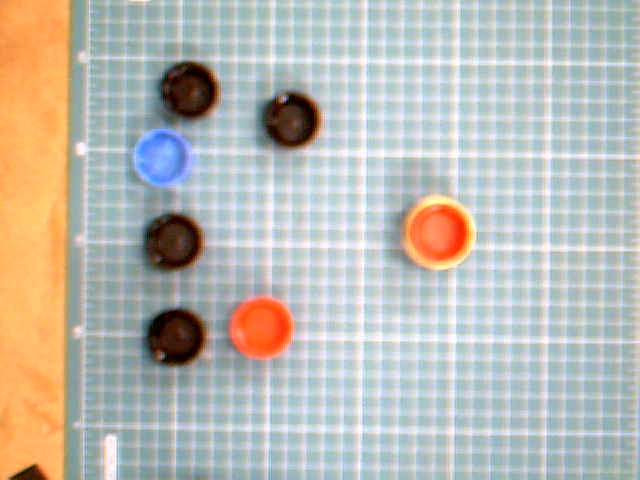
#> input picture Foto (1).jpg, 640 x 480 px, given in place of Foto.jpg, which was not available
$ python tst.py   (older library calls are emulated)
#> lines starting #> are read from the running program, lines starting #| are printed output that depends on the picture; after the words box and inside, x2 and y2 are one past the last pixel; in counts of white or black regions, pixels touching at a corner belong together; pictures that were not available may be replaced by others from this repository, and a replacement may not be noted
import cv2
import numpy as np


def adjust_gamma(image, gamma=0.5): #0.5 original
    # build a lookup table mapping the pixel values [0, 255] to
    # their adjusted gamma values
    inv_gamma = 1.0 / gamma
    table = np.array([((i / 255.0) ** inv_gamma) * 255
                      for i in np.arange(0, 256)]).astype("uint8")

    # apply gamma correction using the lookup table
    return cv2.LUT(image, table)


def capture_frame():
    cap = cv2.VideoCapture(0)

    # Capture frame
    for i in range(0, 5):
        ret, frame = cap.read()

    cv2.imwrite('Foto.jpg', frame)

    # When everything done, release the capture
    cap.release()


def contours_method():
    # definindo as imagens de entrada, cortando a area de interesse e cortando a area restante
    image = cv2.imread('Foto.jpg')
#> image is the input picture: shape (480, 640, 3); mean B, G, R 179.2, 186.4, 187.7
    image = adjust_gamma(image)
    sub_img = image[0:480, 74:640]  # Cortar apenas a area: 250:640, 130:480 ('Foto.png')
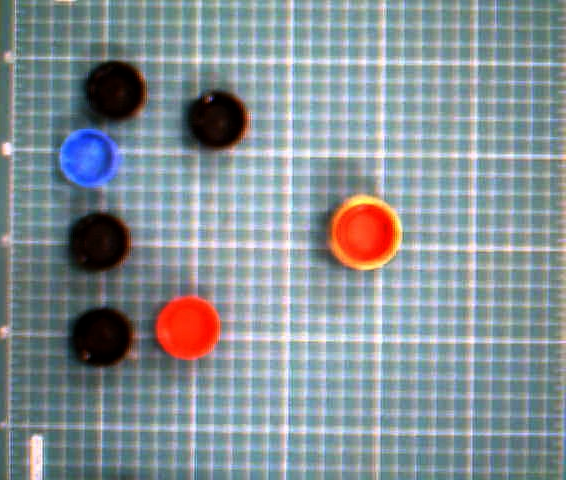
#> sub_img: shape (480, 566, 3); mean B, G, R 149.6, 144.3, 133.2
    sum_img = image[0:480, 0:74]
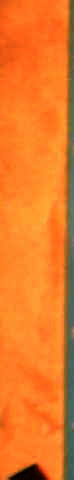
#> sum_img: shape (480, 74, 3); mean B, G, R 40.5, 122.7, 233.9
    cv2.imwrite('Cropped.jpg', sub_img)

    # definindo a mascara de cor preta para ser concatenada a imagem final
    lower_black = np.array([0, 0, 0], dtype="uint16")
    upper_black = np.array([0, 0, 0], dtype="uint16")
    black_mask = cv2.inRange(sum_img, lower_black, upper_black)
#> black_mask: shape (480, 74); every value is 0
    # cv2.imwrite("SumImg.jpg", black_mask)

    # setando o filtro blurred para melhor precisao e menos ruido e passando a imagem para HSV
    blurred = cv2.pyrMeanShiftFiltering(sub_img, 25, 90)  # 25,90
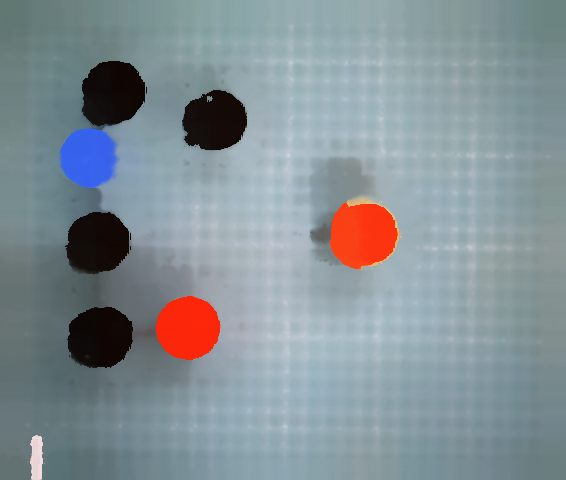
#> blurred: shape (480, 566, 3); mean B, G, R 150, 144.5, 132.4
    cv2.imwrite('Blurred.jpg', blurred)
    hsv_im = cv2.cvtColor(blurred, cv2.COLOR_BGR2HSV)
#> hsv_im: shape (480, 566, 3); mean H, S, V 90.4, 51, 156.6
    cv2.imwrite('HSV.jpg', hsv_im)

    # filtrando o vermelho na imagem e salvando
    red_lower = np.array([0,100,100], dtype="uint16")
    red_upper = np.array([10,255,255], dtype="uint16")
    red_range = cv2.inRange(hsv_im, red_lower, red_upper, image)
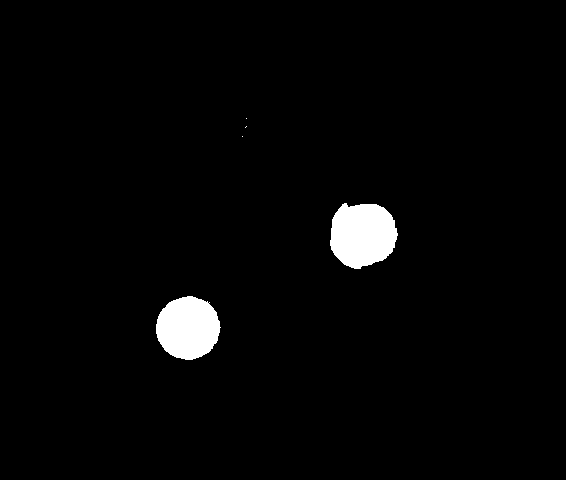
#> red_range: shape (480, 566); 2.5% white; 5 white regions (3 under 20 px), largest, box (x1, y1, x2, y2) and area: (330, 203, 398, 269) 3499, (156, 296, 221, 360) 3176
    cv2.imwrite('RedRange.jpg', red_range)

    #Filtrando a cor preta
    black_lower = np.array([0,0,0], dtype = "uint16")
    black_upper = np.array([100,255,30], dtype = "uint16")
    black_range = cv2.inRange(hsv_im, black_lower, black_upper, image)
#> black_range: shape (480, 566); 4.6% white; 7 white regions (3 under 20 px), largest, box (x1, y1, x2, y2) and area: (82, 61, 145, 126) 3256, (67, 307, 133, 368) 3169, (65, 212, 129, 272) 3054, (182, 90, 247, 150) 2978
    cv2.imwrite("BlackRange.jpg", black_range)
    final_black = cv2.hconcat([black_mask, black_range])
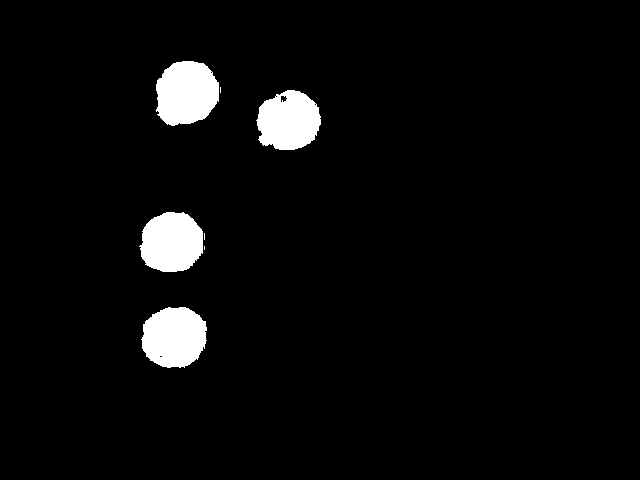
#> final_black: shape (480, 640); 4.1% white; 7 white regions (3 under 20 px)
    _, contours_black, hierarchy_black = cv2.findContours(final_black, cv2.RETR_LIST, cv2.CHAIN_APPROX_NONE)
#> contours_black = 12 contours, 7 with area under 20; largest, box (x1, y1, x2, y2) and area: (156, 61, 219, 126) 3158, (141, 307, 207, 368) 3071, (139, 212, 203, 272) 2958, (256, 90, 321, 150) 2908, (280, 95, 288, 103) 36
    print("Numero de contours pretos %d" % len(contours_black))
#| Numero de contours pretos 12
    cv2.drawContours(image, contours_black, -1, (255, 255, 255), 4)
#> image: shape (480, 640, 3); mean B, G, R 139.6, 144.4, 147.3

    #Filtrando a cor azul
    blue_lower = np.array([100, 150, 0], dtype = "uint16")
    blue_upper = np.array([140, 255, 255], dtype = "uint16")
    blue_range = cv2.inRange(hsv_im, blue_lower, blue_upper, image)
#> blue_range: shape (480, 566); 0.97% white; 1 white region, box (x1, y1, x2, y2) and area: (60, 128, 116, 188) 2629
    cv2.imwrite("BlueRange.jpg", blue_range)
    final_blue = cv2.hconcat([black_mask, blue_range])
#> final_blue: shape (480, 640); 0.86% white; 1 white region
    _, contours_blue, hierarchy_blue = cv2.findContours(final_blue, cv2.RETR_LIST, cv2.CHAIN_APPROX_NONE)
#> contours_blue = 1 contour; box (x1, y1, x2, y2) and area: (134, 128, 190, 188) 2546
    print("Numero de contours azuis %d" %len(contours_blue))
#| Numero de contours azuis 1
    cv2.drawContours(image, contours_blue, -1, (0, 0, 255), 4)
#> image: shape (480, 640, 3); mean B, G, R 139, 144.1, 147.8

    # concatenando as imagens para que o desenho saia na posicao correta
    finalHSV = cv2.hconcat([black_mask, red_range])
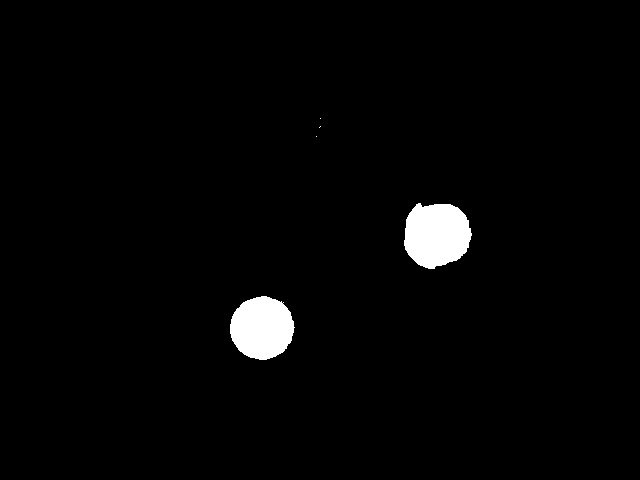
#> finalHSV: shape (480, 640); 2.2% white; 5 white regions (3 under 20 px)
    # cv2.imwrite('FinalP.jpg', finalHSV)

    # definindo o limite e procurando pelos contornos na imagem cortada
    ret, threshold = cv2.threshold(finalHSV, 0, 255, cv2.THRESH_BINARY + cv2.THRESH_OTSU)
#> ret = 0
    _, contours, hierarchy = cv2.findContours(threshold, cv2.RETR_LIST, cv2.CHAIN_APPROX_NONE)
#> contours = 5 contours, 3 with area under 20; largest, box (x1, y1, x2, y2) and area: (404, 203, 472, 269) 3398, (230, 296, 295, 360) 3082
    print ("Numero de contours vermelhos %d" % len(contours))
#| Numero de contours vermelhos 5

    # pegando a posicao correta do centro do circulo

    index = 0
    while (index < len(contours)):
        cnt = contours[index]
        try:
            moments = cv2.moments(cnt)
            cy = int(moments['m10'] / moments['m00'])
            cx = int(moments['m01'] / moments['m00'])
            break
        except:
            index = index + 1
#> this loop made 1 pass
#> (cy, cx) on pass 1: (261, 327)
#> after the loop, index = 0

    # convertendo a coordenada em pixels para pixels/cm
    # 342 pixels/cm^2 mais ou menos -> 18 pixels/cm
    x = -1 * (cx / 18) + 23
#> x = 4.83
    y = -1 * (cy / 18) + 15
#> y = 0.5
    print ("Coordenada x do centro: %d" % x)
#| Coordenada x do centro: 4
    print ("Coordenada y do centro: %d" % y)
#| Coordenada y do centro: 0

    # desenhando os contornos encontrados e salvabndo a imagem final
    cv2.drawContours(image, contours, -1, (0, 255, 0), 4)
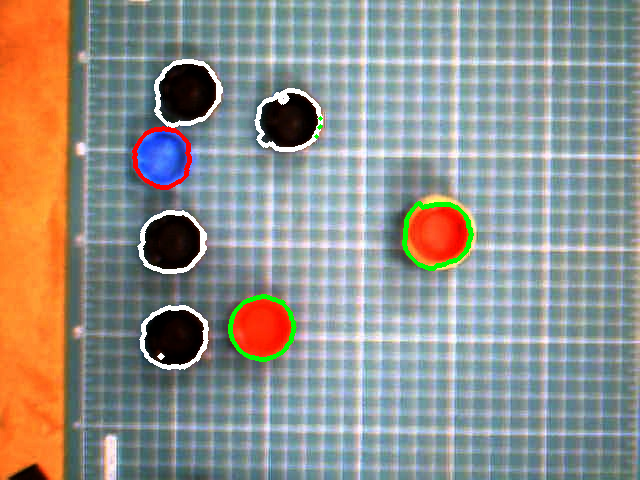
#> image: shape (480, 640, 3); mean B, G, R 138.6, 145, 146.4
    cv2.imwrite('Resultado.jpg', image)

    return [x, y]


contours_method()
